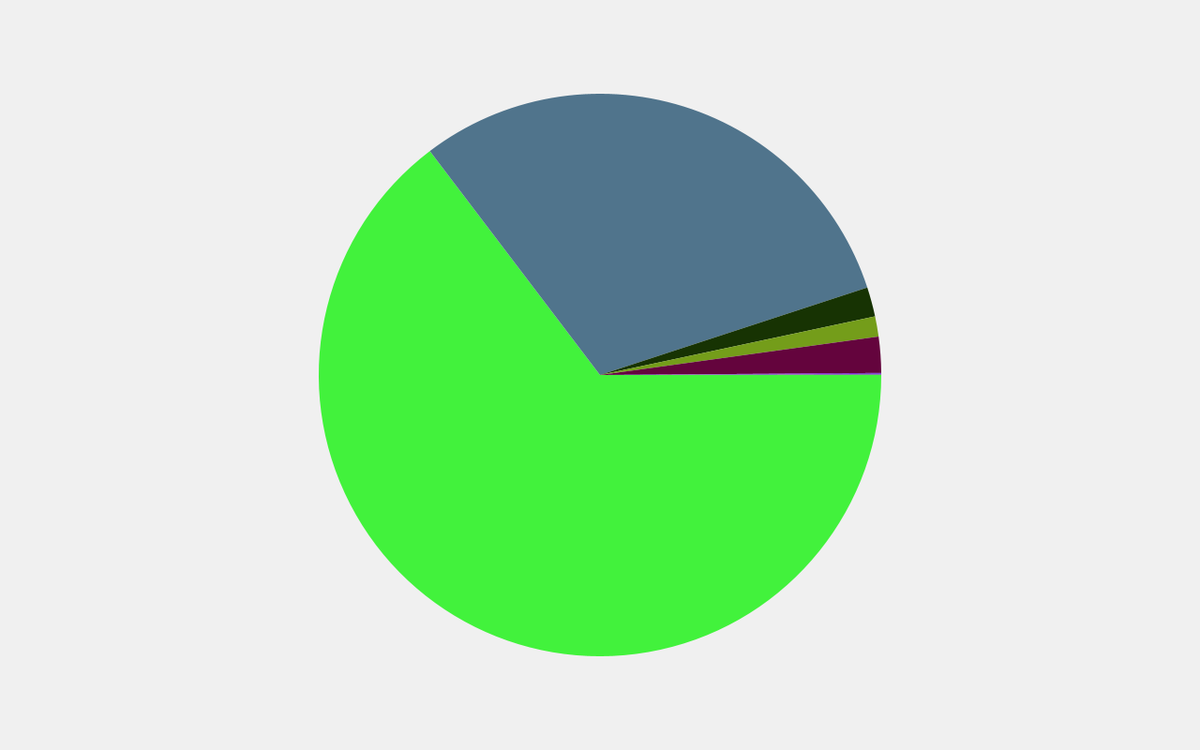
Frame 1 (no input)
Frame 60 (the mouse pressed at the canvas centre just before this capture): identical to frame 1, image omitted
Frame 120 (the mouse held since frame 60 and released just before this capture): identical to frame 1, image omitted

The Processing sketch that drew this single still picture (run headless with seeded random() and noise(); from frame 60 on, the mouse is pressed at the canvas centre):

// Processing sketch: PieChart_1
// ── PieChart_1.pde
float angle;
float chartRadius = 300;
float[] segments = new float[10];
color[] colors = new color[10];

void setup() {
  size(1280, 800);
  noStroke();
  
  generateChart();
}

void draw() {
  background(240);

  // init start angle in radians (0 to 2x PI)
  angle = 0.0;

  for (int i = 0; i < segments.length; i++) {

    fill(colors[i]);

    // map percent to degrees
    float percentToDegrees = map(segments[i], 0, 1, 0, 360);

    // set angle in radians
    float endAngle = angle + radians(percentToDegrees);

    // draw arc
    arc(width/2, height/2, chartRadius*2, chartRadius*2, angle, endAngle);

    // set start angle to end angle
    angle = endAngle;
  }
}

void generateChart() {
  float total = 1.0;
  for (int i = 0; i < segments.length; i++) {
    if (i == segments.length - 1) {
      segments[i] = total;
    } else {
      segments[i] = random(total);
      total = total - segments[i];
    }
    colors[i] = color((int) random(255), (int) random(255), (int) random(255));
  }
}

void keyPressed() {
  generateChart();
}
